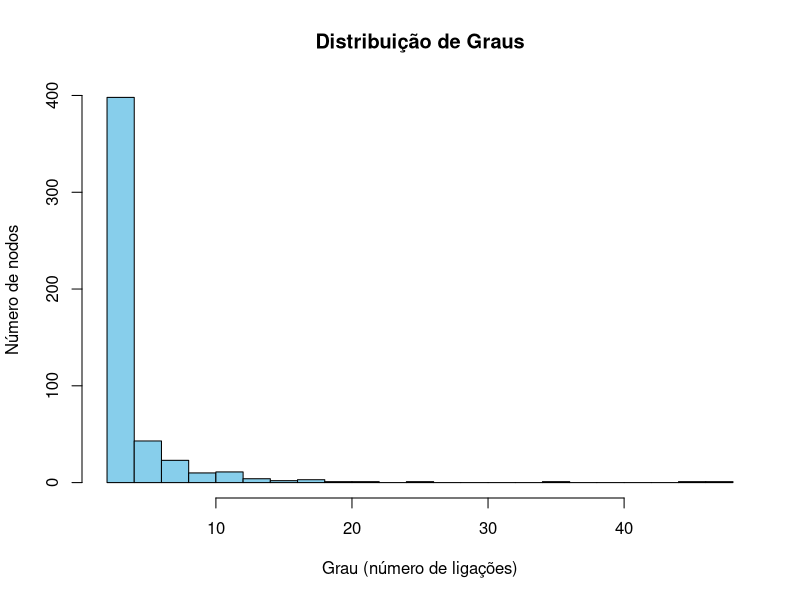
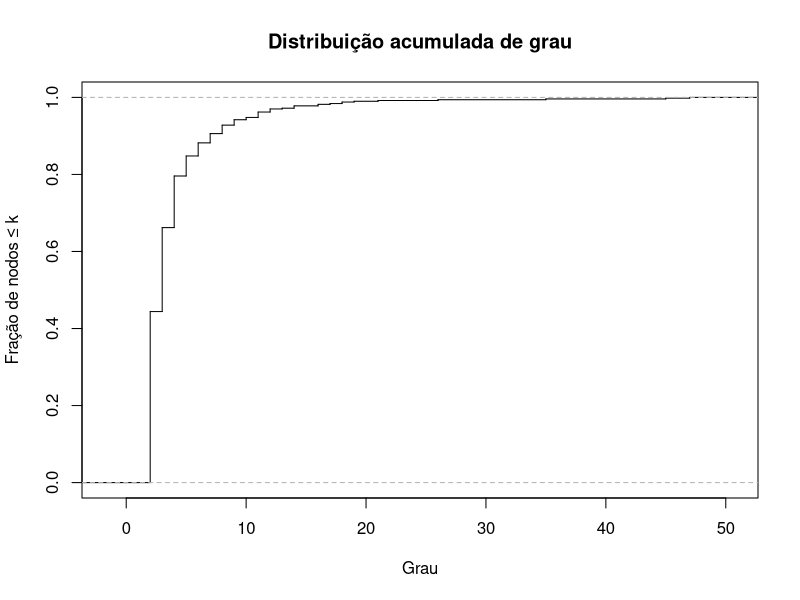
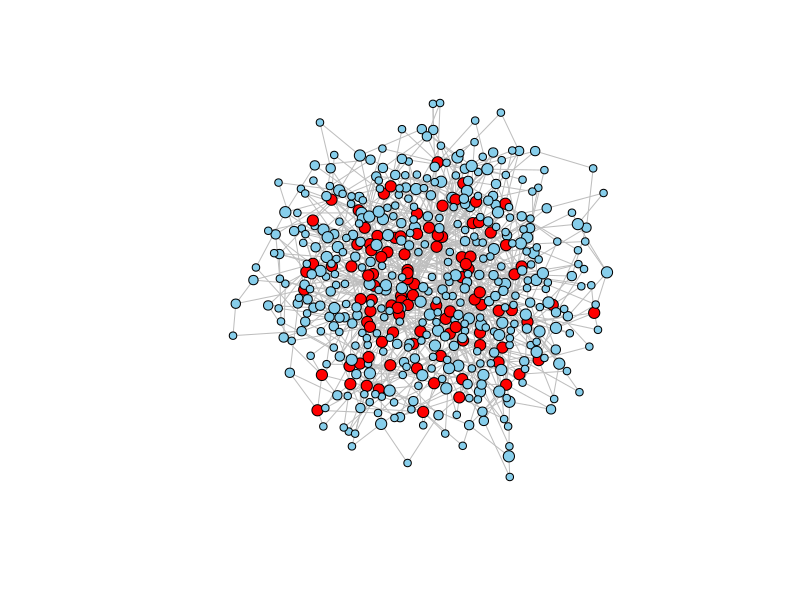
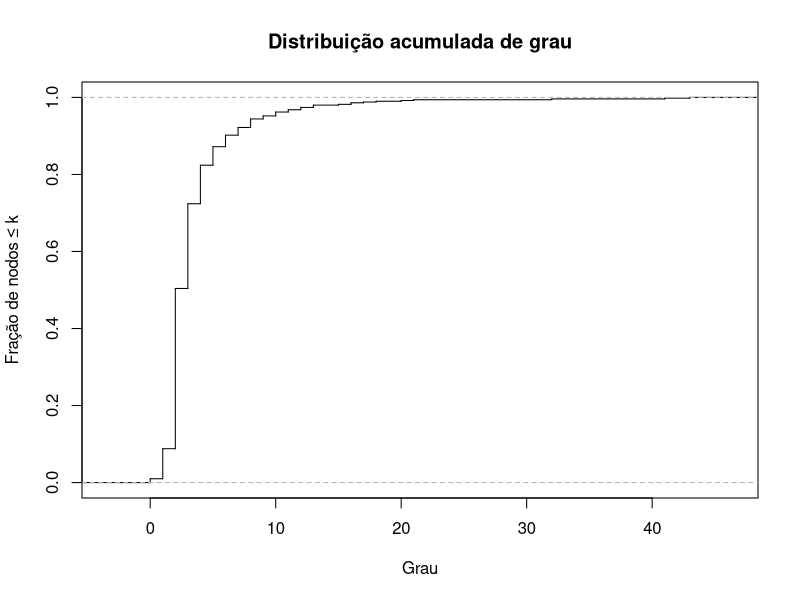

Reproduce these figures in R, in order.
# install.packages("igraph")
# install.packages("kableExtra")
library(igraph)

# Leitura dos dados e construção do grafo
dados <- read.table("trab.txt", header = FALSE)
g_festa <- graph_from_data_frame(dados, directed = FALSE)
g_festa

################################# Parte I ##############################

#a) Indique a dimensão e o número de ligações da rede. 
# Determine a densidade e classifique a rede.

# Dimensão / Número de nodos -> 113
n_nod_festa <- vcount(g_festa)
n_nod_festa

# Número de ligações -> 2196
n_lig_festa <- ecount(g_festa)
n_lig_festa 

# Densidade -> 0.3470291 -> relativamente densa
densidade_festa <- edge_density(g_festa)
densidade_festa

# b) Obtenha o grau médio e a distribuição de grau. 
# Caracterize a distribuição de grau (mediana, quartis, etc.) e comente. 
# Calcule o parâmetro de heterogeneidade. Indique o 
# que pode concluir quanto à existência de hubs.

# Grau e estatísticas
graus_festa <- degree(g_festa)
summary(graus_festa)

min_festa <- min(graus_festa)
max_festa <- max(graus_festa)
median_festa <- median(graus_festa)
media_festa <- mean(graus_festa)
q1_festa <- quantile(graus_festa,0.25)
q3_festa <- quantile(graus_festa,0.75)

# Heterogeneidade -> 1.222905 -> Ligeiramente Heterogénia
heterogeneity_festa <- mean(graus_festa^2)/mean(graus_festa)^2
heterogeneity_festa

#c) Estude a associação de grau e indique o que poderá concluir-se.

# Associação de Grau -> -0.1225804
assortativity_degree(g_festa)

knn_vals <- knn(g_festa)$knn

nos_grau1 <- which(graus_festa == 1)
nos_grau1

# d) Determine a média dos comprimentos dos caminhos mais curtos.
# Indique o que pode concluir-se quanto à distância média.

# Distância entre nodos 
dist_festa <- distances(g_festa)
mean_dist_festa <- mean(dist_festa)
mean_dist_festa

# e) Determine os coeficientes de clustering dos nodos e da rede. 
# Diga o que pode concluir-se quanto à existência de triângulos.

# Clustering global -> 0.4952046 -> triângulos são frequentes
clust_global_festa <- transitivity(g_festa, type="global")
clust_global_festa

# Clustering Local
clust_local_festa <- transitivity(g_festa, type = "local", isolates = "zero")
# isolates = "zero" remove nodos com graus 0 e 1.
clust_local_festa
mean(clust_local_festa)

# f) Efetue a decomposição de core da rede. Indique o número de conchas 
# existentes e a dimensão de cada uma. Indique o que poderá concluir-se.

# Core -> núcleos/centros das ligações
core <- coreness(g_festa)
num_conchas <- length(unique(core))
num_conchas

dim_conchas <- table(core)
dim_conchas

bet <- betweenness(g_festa)
cls <- closeness(g_festa)
lc <- cluster_louvain(g_festa)

#### Variáveis auxiliares para gráficos

# Identificar nó com maior betweenness
nodo_top <- which.max(bet)

membership_lc <- membership(lc)

# Identificar os 5 nós com maior grau
top_hubs <- names(sort(graus_festa, decreasing = TRUE)[1:5])
top_hubs
membership_lc[top_hubs]


############################ PARTE II #######################################
############
#### Q1 #### seed <- 5158
############

# Modelo Preferential-Attachment
# n(odes) = 500 nodos
# e(dges) = 1000 ligacoes
set.seed(5158)
rede_q1 <- sample_pa(n = 500, power = 1, m = 2, directed = FALSE)

ecount(rede_q1)

vcount(rede_q1)

# i) Determine a densidade e classifique a rede;
# Bastante esparsa com densidade 0.008
densidade_pa <- edge_density(rede_q1)
densidade_pa

# ii) Indique se a rede é conexa;
# TRUE
is_connected(rede_q1)

# iii) - Obtenha o grau médio e a distribuição de grau.
# Caracterize a distribuição de grau (mediana, quartis, etc.) e comente;
graus_q1 <- degree(rede_q1)

avg_grau <- mean(graus_q1)
summary(graus_q1)

# Difícil visualização
hist(graus_q1, breaks = 30, col = "skyblue",
     main = "Distribuição de Graus",
     xlab = "Grau (número de ligações)",
     ylab = "Número de nodos")

# Calcular distribuição acumulada
graus_sorted <- sort(graus_q1)
cdf <- ecdf(graus_sorted)

# Plot CDF
plot(cdf, main = "Distribuição acumulada de grau",
     xlab = "Grau", ylab = "Fração de nodos ≤ k",
     verticals = TRUE, do.points = FALSE)


# iv) - Calcule o parâmetro de heterogeneidade. 
# Indique o que pode concluir quanto à existência de hubs;
grau_medio <- mean(graus_q1)
grau2_medio <- mean(graus_q1^2)

H <- grau2_medio / (grau_medio^2) # H = 2.13!

Q3 <- quantile(graus_q1, 0.75)
sum(graus_q1 > Q3)        # número de nodos acima de Q3
sum(graus_q1 > Q3) / length(graus_q1) * 100  # percentual da rede

sum(graus_q1 > 10)
sum(graus_q1 > 10) / length(graus_q1) * 100
hubs <- graus_q1 > 10


layout <- layout_with_fr(rede_q1, niter = 2000)
vertex_sizes <- pmin(graus_q1 + 2, 6)  # limita tamanho máximo
plot(rede_q1, layout = layout,
     vertex.size = vertex_sizes,
     vertex.color = ifelse(graus_q1 > quantile(graus_q1, 0.75), "red", "skyblue"),
     vertex.label = NA,
     edge.color = "grey",
     margin = 0)

# v) Estude a associação de grau e indique o que poderá concluir-se;

assor <- assortativity_degree(rede_q1, directed=FALSE)
assor # r < 0 é disassociativa, logo os hubs não estão conetados entre si.

# vi) - Determine a média dos comprimentos dos caminhos mais curtos e 
# o diâmetro da rede. Indique o que pode concluir-se quanto à distância média;

avg_path <- mean_distance(rede_q1, directed = FALSE)
avg_path

diam <- diameter(rede_q1, directed = FALSE)
diam

# vii) - Determine os coeficientes de clustering da rede. 
# Diga o que pode concluir-se quanto à existência de triângulos.
clust_media <- transitivity(rede_q1, type = "average")
clust_media

############
#### Q2 #### seed <- 5158
############

prob_rem <- 0.1 #probabilidade do nodo ser removido

rem_func <- runif(ecount(rede_q1)) < prob_rem #escolhe os nodos a ser removidos (lista de [TRUE, FALSE, TRUE, TRUE...])

nod_rem <- E(rede_q1)[rem_func] #guarda os nodos removidos

rede_q2 <- delete_edges(rede_q1, nod_rem) #remover os nodos selecionados aleatóriamente da rede

ecount(rede_q1) #997 ligações
ecount(rede_q2) #895 ligações

# plot(rede_q2, vertex.size = 5, vertex.label = NA, edge.color = "lightblue")

# i) - Indique o número de ligações removidas;
# 89 ligações removidas
rem_nod <- ecount(rede_q1) - ecount(rede_q2)
rem_nod

# ii) - Determine a densidade e classifique a rede;
# Bastante esparsa com densidade 0.007 (Mais esparsa que rede_q1)
densidade_q2 <- edge_density(rede_q2)

# iii) - Indique se a rede é conexa;
# FALSE -> existem nodos isolados (1)
is_connected(rede_q2)

# iv) - Obtenha o grau médio e a distribuição de grau.
#  Caracterize a distribuição de grau (mediana, quartis, etc.) e comente; -> no relatório
graus_q2 <- degree(rede_q2)

avg_grau <- mean(graus_q2)
summary(graus_q2)

# v) - Calcule o parâmetro de heterogeneidade. Indique o que pode concluir quanto à existência de hubs;
grau_medio_q2 <- mean(graus_q2)
grau2_medio_q2 <- mean(graus_q2^2)

H_q2 <- grau2_medio / (grau_medio^2) # H <- 2.01
H_q2

# Calcular distribuição acumulada
graus_sorted_q2 <- sort(graus_q2)
cdf_q2 <- ecdf(graus_sorted_q2)

# Plot CDF
plot(cdf_q2, main = "Distribuição acumulada de grau",
     xlab = "Grau", ylab = "Fração de nodos ≤ k",
     verticals = TRUE, do.points = FALSE)

# vi) - Estude a associação de grau e indique o que poderá concluir-se;
assor_q2 <- assortativity_degree(rede_q2, directed=FALSE)
assor_q2 # r < 0 é disassociativa, logo os hubs não estão conetados entre si.

# vii) - Determine a média dos comprimentos dos caminhos mais curtos e o diâmetro da rede. Indique o que pode concluir-se quanto à distância média;
avg_path_q2 <- mean_distance(rede_q2, directed = FALSE)
avg_path_q2

diam_q2 <- diameter(rede_q2, directed = FALSE)
diam_q2

# viii) - Determine o coeficiente de clustering da rede. Diga o que pode concluir-se quanto à existência de triângulos;
clust_media_q2 <- transitivity(rede_q2, type = "average")
clust_media_q2

# ix) - Compare os resultados obtidos antes e após a remoção de ligações;

#i) aumento de esparsidade 0.008 -> 0.007

#ii) deixa de ser conectada -> 1 nodo passou a ser isolado

#iii) Min. 1st Qu.  Median    Mean 3rd Qu.    Max.  -> Min. 1st Qu.  Median    Mean 3rd Qu.    Max. 
#    2.000   2.000   3.000   3.988   4.000  33.000     0.000   2.000   2.000   3.632   4.000  27.000

#iv) Heterogenidade_q1 <- 2.13 => Heterogenidade_q2 <- 2.01 
# graus com mais ligações têm mais chance de perder ligações quando removemos nodos aleatóriamente, logo menor desigualdade de ligações entre nodos.

#v) Assortatividade_q1 <- -0.115 => Assortatividade_q2 <- -0.146
# A rede passou a ter menor tendência para conectar nós com graus semelhantes.

#vi) Aumento da distância média e do diâmetro da rede devido à remoção de "atalhos".

#vii) A clustering média diminuiu devido à diminução de nodos que resultou na diminuição de triângulos.
